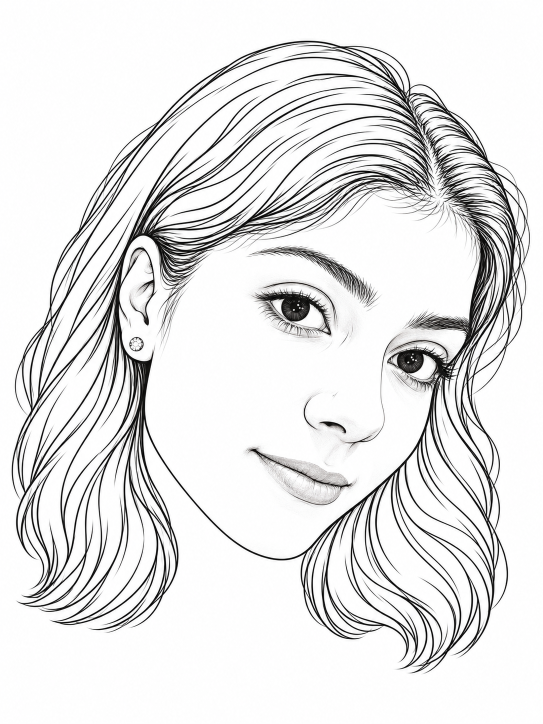
#> input picture site/assets/portrait-line-art-v2.png, 1086 x 1448 px (shown at 1/2 size)
$ python prepare_portrait.py
#> lines starting #> are read from the running program, lines starting #| are printed output that depends on the picture; after the words box and inside, x2 and y2 are one past the last pixel; in counts of white or black regions, pixels touching at a corner belong together
"""Trace the AI-generated head-only line drawing into 1600 mosaic positions.
The generated bitmap is read unmodified. Only native SVG/JSON geometry is authored.
"""
from pathlib import Path
import json
import hashlib
import cv2
import numpy as np
from PIL import Image
from scipy.optimize import linear_sum_assignment
from scipy.spatial import cKDTree
from skimage.morphology import skeletonize

ROOT=Path(__file__).resolve().parents[1]
OUT=ROOT/'site/assets'
SOURCE=OUT/'portrait-line-art-v2.png'
SOURCE_COUNT=800
COUNT=SOURCE_COUNT*2
with Image.open(SOURCE) as image:
 # Composite alpha mathematically for detection, without changing the saved asset.
#> image is the input picture: PIL image 1086x1448 RGB; mean R, G, B 229, 228.9, 228.9
 rgba=np.array(image.convert('RGBA'),dtype=float)
 luminance=(rgba[:,:,:3]*[.299,.587,.114]).sum(axis=2)
 gray=(luminance*rgba[:,:,3]/255+255*(1-rgba[:,:,3]/255)).astype('uint8')
ink=gray<160
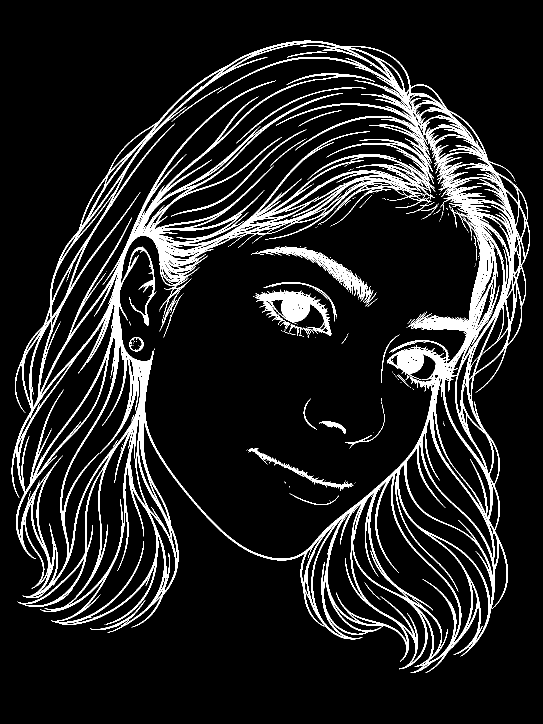
#> ink: shape (1448, 1086) bool (shown at 1/2 size); 10.9% white; 290 white regions (251 under 20 px), largest, box (x1, y1, x2, y2) and area: (23, 81, 1060, 1346) 155717, (510, 579, 663, 672) 5110, (517, 493, 753, 607) 3716
n,labels,stats,_=cv2.connectedComponentsWithStats(ink.astype('uint8'),8)
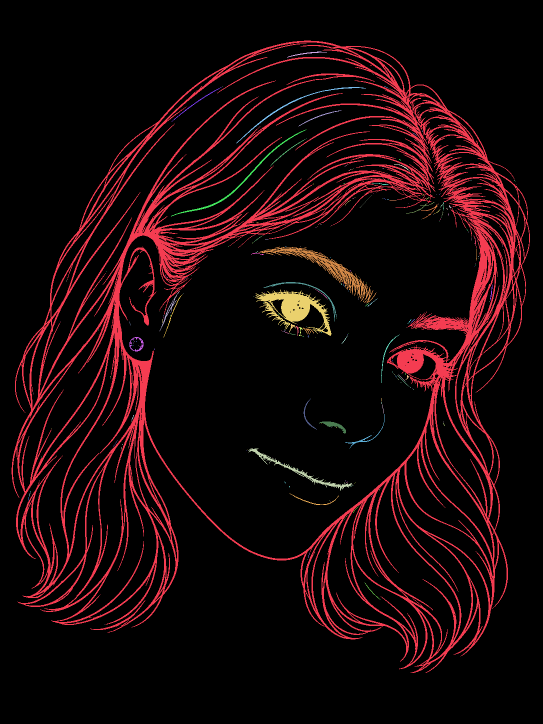
#> labels: shape (1448, 1086) int32 (shown at 1/2 size); 291 distinct labels, from 0 to 290; one colour per label, 0 black
#> n = 291; stats = 291 rows, first 6: [0, 0, 1086, 1448, 1400610], [23, 81, 1037, 1265, 155717], [574, 103, 80, 12, 152], [745, 147, 1, 1, 1], [747, 148, 1, 1, 1], [444, 173, 1, 1, 1]
keep=np.zeros(n,dtype=bool);keep[1:]=stats[1:,cv2.CC_STAT_AREA]>=12
ink=keep[labels]
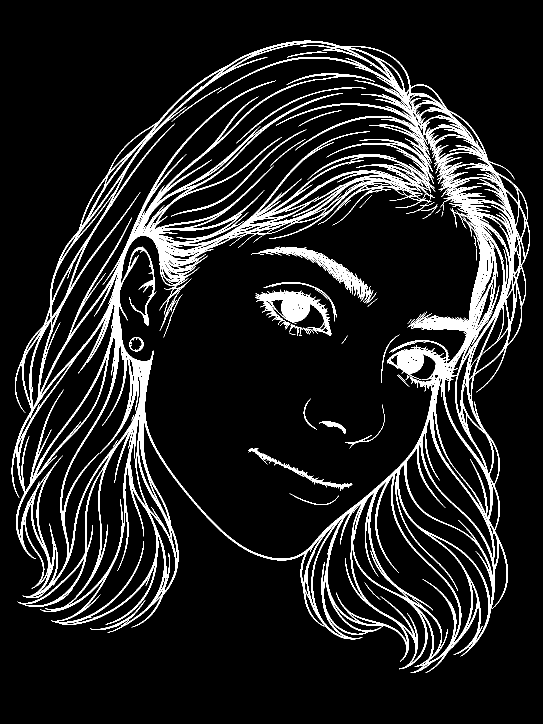
#> ink: shape (1448, 1086) bool (shown at 1/2 size); 10.9% white; 54 white regions (15 under 20 px), largest, box (x1, y1, x2, y2) and area: (23, 81, 1060, 1346) 155717, (510, 579, 663, 672) 5110, (517, 493, 753, 607) 3716
skel=skeletonize(ink)
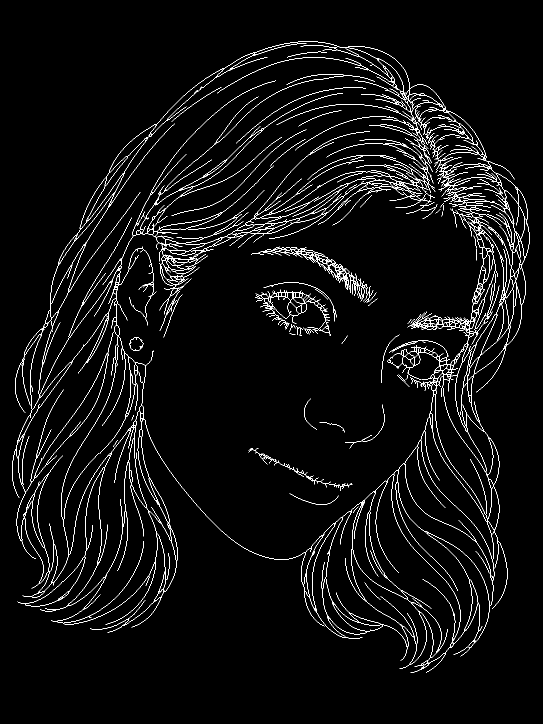
#> skel: shape (1448, 1086) bool (shown at 1/2 size); 3.4% white in thin lines or dots, all inside (x1, y1, x2, y2) = (24, 82, 1059, 1346)
yx=np.argwhere(skel)
#> yx = 53429 pairs, first value 82 to 1345, second value 24 to 1058
assert len(yx)>COUNT, f'Not enough line pixels: {len(yx)}'
ymin,xmin=yx.min(axis=0);ymax,xmax=yx.max(axis=0)
#> after `ymin, xmin = yx.min(axis=0)`: ymin = 82; xmin = 24
#> after `ymax, xmax = yx.max(axis=0)`: ymax = 1345; xmax = 1058
margin=max(8,round((ymax-ymin)*.025))
#> margin = 32
x0=max(0,xmin-margin);y0=max(0,ymin-margin)
#> after `x0 = max(0, xmin - margin)`: x0 = 0
#> after `y0 = max(0, ymin - margin)`: y0 = 50
x1=min(gray.shape[1],xmax+margin+1);y1=min(gray.shape[0],ymax+margin+1)
#> after `x1 = min(gray.shape[1], xmax + margin + 1)`: x1 = 1086
#> after `y1 = min(gray.shape[0], ymax + margin + 1)`: y1 = 1378
cw,ch=x1-x0,y1-y0
#> cw = 1086; ch = 1328
candidates=np.column_stack(((yx[:,1]-x0)/cw,(yx[:,0]-y0)/ch))
#> candidates = 53429 pairs, first value 0.0221 to 0.974, second value 0.0241 to 0.975
# Masks refer to the generated head-only drawing, not the original photograph.
# Allocate an explicit 70% of the tiles to facial features and 30% to hair.
u=yx[:,1]/gray.shape[1];v=yx[:,0]/gray.shape[0]
def ellipse(cx,cy,rx,ry):return ((u-cx)/rx)**2+((v-cy)/ry)**2<=1
regions=[
 ('left_eye',170,ellipse(.540,.428,.112,.061)),
 ('right_eye',150,ellipse(.755,.505,.080,.057)),
 ('left_eyebrow',80,ellipse(.550,.347,.115,.046)),
 ('right_eyebrow',80,ellipse(.792,.443,.093,.038)),
 ('nose',150,ellipse(.637,.567,.118,.061)),
 ('mouth',200,ellipse(.552,.654,.133,.066)),
]
face_polygon=np.array([(.305,.395),(.490,.345),(.680,.290),(.790,.285),(.845,.370),(.865,.475),
 (.824,.590),(.730,.680),(.620,.770),(.485,.805),(.366,.735),(.275,.590),(.240,.445)])
face_mask=np.zeros_like(skel,dtype=np.uint8)
cv2.fillPoly(face_mask,[(face_polygon*[gray.shape[1],gray.shape[0]]).astype(np.int32)],1)
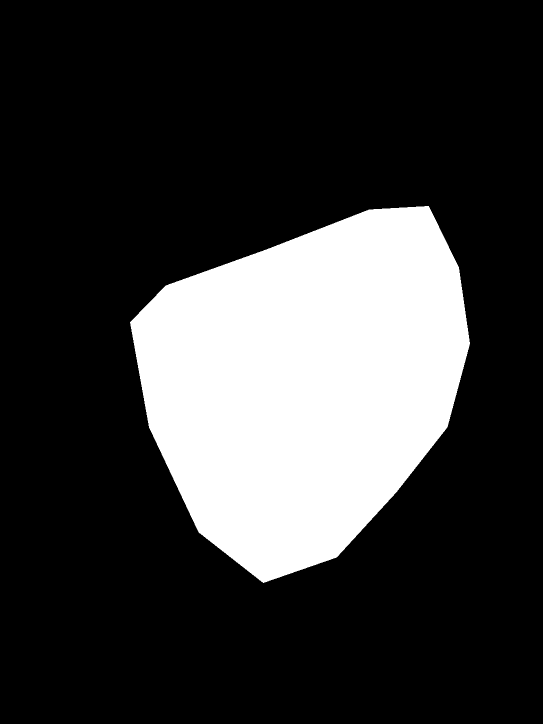
#> face_mask: shape (1448, 1086) (shown at 1/2 size); values 0 (black) and 1 (white), 22.4% white; 1 white region, box (x1, y1, x2, y2) and area: (260, 412, 940, 1166) 352403
face=face_mask[yx[:,0],yx[:,1]].astype(bool)
regions.append(('face_outline',290,face))
left=np.full(gray.shape[0],gray.shape[1]);right=np.zeros(gray.shape[0])
#> after `left = np.full(gray.shape[0], gray.shape[1])`: left = 1448 values from 1086 to 1086
#> after `right = np.zeros(gray.shape[0])`: right = 1448 values from 0 to 0
top=np.full(gray.shape[1],gray.shape[0]);bottom=np.zeros(gray.shape[1])
#> after `top = np.full(gray.shape[1], gray.shape[0])`: top = 1086 values from 1448 to 1448
#> after `bottom = np.zeros(gray.shape[1])`: bottom = 1086 values from 0 to 0
np.minimum.at(left,yx[:,0],yx[:,1]);np.maximum.at(right,yx[:,0],yx[:,1])
np.minimum.at(top,yx[:,1],yx[:,0]);np.maximum.at(bottom,yx[:,1],yx[:,0])
outline=(yx[:,1]-left[yx[:,0]]<3)|(right[yx[:,0]]-yx[:,1]<3)|(yx[:,0]-top[yx[:,1]]<3)|(bottom[yx[:,1]]-yx[:,0]<3)
regions.append(('hair_outline',350,outline))
regions.append(('hair_strands',130,np.ones(len(yx),dtype=bool)))
selected=[];region_names=[];claimed=np.zeros(len(yx),dtype=bool)
for name,budget,mask in regions:
 indices=np.flatnonzero(mask & ~claimed)
 claimed |= mask
 if len(indices)<budget:raise RuntimeError(f'{name}: {len(indices)} pixels for {budget} tiles')
 local=candidates[indices]*[cw/ch,1]
 distances=np.full(len(indices),np.inf)
 index=int(np.argmin(local[:,1]));chosen=[]
 for _ in range(budget):
  chosen.append(index)
  distances=np.minimum(distances,np.sum((local-local[index])**2,axis=1))
  distances[chosen]=-1;index=int(np.argmax(distances))
 selected.extend(indices[chosen]);region_names.extend([name]*budget)
#> this loop made 9 passes
#> (name, budget) on passes 1 to 9: ('left_eye', 170), ('right_eye', 150), ('left_eyebrow', 80), ('right_eyebrow', 80), ('nose', 150), ('mouth', 200), ('face_outline', 290), ('hair_outline', 350), ('hair_strands', 130)
#> after the loop, region_names = 1600 items, first 6: 'left_eye', 'left_eye', 'left_eye', 'left_eye', 'left_eye', 'left_eye'; selected = 1600 values, max 53424 at index 1216, min 0 at index 1120, mean 32793
points=candidates[selected]
#> points = 1600 pairs, first value 0.0221 to 0.974, second value 0.0241 to 0.975
nearest=cKDTree(points*np.array([cw/ch,1])).query(points,k=2)[0][:,1]
#> nearest = 1600 values, max 0.178 at index 1228, min 0.000931 at index 483, mean 0.0385
# Follow local spacing instead of forcing a uniform size. Open hair sections use
# larger photos; dense facial lines and especially eyes keep restrained tiles.
region_array=np.array(region_names)
is_hair=np.char.startswith(region_array,'hair')
is_eye=np.isin(region_array,['left_eye','right_eye'])
tile_sizes=np.clip(nearest*.98,.0085,.015)
#> tile_sizes = 1600 values, max 0.015 at index 0, min 0.0085 at index 1, mean 0.0135
hair_scale=np.where(region_array[is_hair]=='hair_outline',1.24,1.10)
#> hair_scale = 480 values, max 1.24 at index 0, min 1.1 at index 350, mean 1.2
tile_sizes[is_hair]=np.clip(nearest[is_hair]*hair_scale,.0095,.020)
face_tree=cKDTree((points*np.array([cw/ch,1]))[~is_hair])
face_distance=face_tree.query((points*np.array([cw/ch,1]))[is_hair])[0]
#> face_distance = 480 values, max 0.301 at index 29, min 0.000753 at index 391, mean 0.16
tile_sizes[is_hair]=np.minimum(tile_sizes[is_hair],np.maximum(.009,face_distance*.95))
tile_sizes[is_eye]=np.clip(nearest[is_eye]*.72,.0075,.009)

# Mirror the browser's stable photo shuffle, including the five existing duplicate files.
#> (the run stopped early here; a loop or call above may not have finished)
